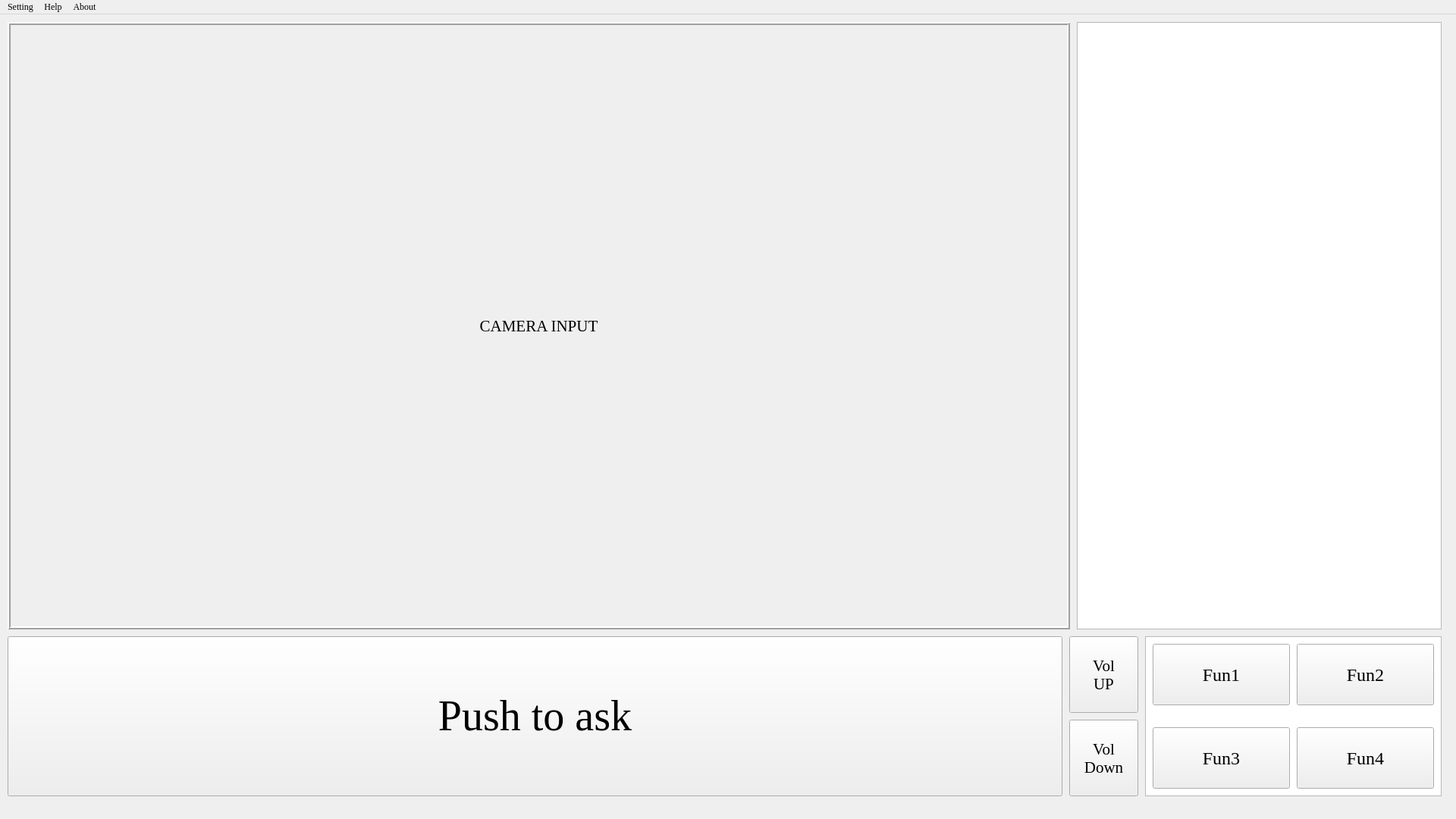
<?xml version="1.0" encoding="UTF-8"?>
<ui version="4.0">
 <class>MainWindow</class>
 <widget class="QMainWindow" name="MainWindow">
  <property name="geometry">
   <rect>
    <x>0</x>
    <y>0</y>
    <width>1920</width>
    <height>1080</height>
   </rect>
  </property>
  <property name="minimumSize">
   <size>
    <width>1920</width>
    <height>1080</height>
   </size>
  </property>
  <property name="maximumSize">
   <size>
    <width>1920</width>
    <height>1080</height>
   </size>
  </property>
  <property name="font">
   <font>
    <family>Times New Roman</family>
   </font>
  </property>
  <property name="windowTitle">
   <string>BU ENG EC601 A1_18 VQA</string>
  </property>
  <property name="autoFillBackground">
   <bool>true</bool>
  </property>
  <widget class="QWidget" name="centralwidget">
   <widget class="QLabel" name="label_display">
    <property name="geometry">
     <rect>
      <x>10</x>
      <y>10</y>
      <width>1401</width>
      <height>801</height>
     </rect>
    </property>
    <property name="font">
     <font>
      <pointsize>16</pointsize>
     </font>
    </property>
    <property name="frameShape">
     <enum>QFrame::Box</enum>
    </property>
    <property name="frameShadow">
     <enum>QFrame::Raised</enum>
    </property>
    <property name="lineWidth">
     <number>2</number>
    </property>
    <property name="text">
     <string>CAMERA INPUT</string>
    </property>
    <property name="alignment">
     <set>Qt::AlignCenter</set>
    </property>
   </widget>
   <widget class="QTextEdit" name="txt_log">
    <property name="geometry">
     <rect>
      <x>1420</x>
      <y>10</y>
      <width>481</width>
      <height>801</height>
     </rect>
    </property>
    <property name="font">
     <font>
      <pointsize>12</pointsize>
     </font>
    </property>
    <property name="readOnly">
     <bool>true</bool>
    </property>
   </widget>
   <widget class="QPushButton" name="btn_listen">
    <property name="geometry">
     <rect>
      <x>10</x>
      <y>820</y>
      <width>1391</width>
      <height>211</height>
     </rect>
    </property>
    <property name="font">
     <font>
      <family>Times New Roman</family>
      <pointsize>42</pointsize>
      <weight>50</weight>
      <italic>false</italic>
      <bold>false</bold>
     </font>
    </property>
    <property name="text">
     <string>Push to ask</string>
    </property>
   </widget>
   <widget class="QPushButton" name="vol_down">
    <property name="geometry">
     <rect>
      <x>1410</x>
      <y>930</y>
      <width>91</width>
      <height>101</height>
     </rect>
    </property>
    <property name="font">
     <font>
      <family>Times New Roman</family>
      <pointsize>16</pointsize>
     </font>
    </property>
    <property name="text">
     <string>Vol
Down</string>
    </property>
   </widget>
   <widget class="QPushButton" name="vol_up">
    <property name="geometry">
     <rect>
      <x>1410</x>
      <y>820</y>
      <width>91</width>
      <height>101</height>
     </rect>
    </property>
    <property name="font">
     <font>
      <family>Times New Roman</family>
      <pointsize>16</pointsize>
     </font>
    </property>
    <property name="text">
     <string>Vol
UP</string>
    </property>
   </widget>
   <widget class="QTableView" name="tableView">
    <property name="geometry">
     <rect>
      <x>1510</x>
      <y>820</y>
      <width>391</width>
      <height>211</height>
     </rect>
    </property>
    <property name="font">
     <font>
      <family>Times New Roman</family>
      <pointsize>16</pointsize>
     </font>
    </property>
   </widget>
   <widget class="QPushButton" name="freq_func1">
    <property name="geometry">
     <rect>
      <x>1520</x>
      <y>830</y>
      <width>181</width>
      <height>81</height>
     </rect>
    </property>
    <property name="font">
     <font>
      <pointsize>18</pointsize>
     </font>
    </property>
    <property name="text">
     <string>Fun1</string>
    </property>
   </widget>
   <widget class="QPushButton" name="freq_func3">
    <property name="geometry">
     <rect>
      <x>1520</x>
      <y>940</y>
      <width>181</width>
      <height>81</height>
     </rect>
    </property>
    <property name="font">
     <font>
      <pointsize>18</pointsize>
     </font>
    </property>
    <property name="text">
     <string>Fun3</string>
    </property>
   </widget>
   <widget class="QPushButton" name="freq_func2">
    <property name="geometry">
     <rect>
      <x>1710</x>
      <y>830</y>
      <width>181</width>
      <height>81</height>
     </rect>
    </property>
    <property name="font">
     <font>
      <pointsize>18</pointsize>
     </font>
    </property>
    <property name="text">
     <string>Fun2</string>
    </property>
   </widget>
   <widget class="QPushButton" name="freq_func4">
    <property name="geometry">
     <rect>
      <x>1710</x>
      <y>940</y>
      <width>181</width>
      <height>81</height>
     </rect>
    </property>
    <property name="font">
     <font>
      <pointsize>18</pointsize>
     </font>
    </property>
    <property name="text">
     <string>Fun4</string>
    </property>
   </widget>
  </widget>
  <widget class="QMenuBar" name="menubar">
   <property name="geometry">
    <rect>
     <x>0</x>
     <y>0</y>
     <width>1920</width>
     <height>18</height>
    </rect>
   </property>
   <widget class="QMenu" name="menuHelp">
    <property name="title">
     <string>Help</string>
    </property>
    <addaction name="actionInstruction"/>
    <addaction name="actionContact_for_help"/>
   </widget>
   <widget class="QMenu" name="menuabout">
    <property name="title">
     <string>About</string>
    </property>
    <addaction name="actionCopyRight"/>
   </widget>
   <widget class="QMenu" name="menuSetting">
    <property name="title">
     <string>Setting</string>
    </property>
    <addaction name="actionVolumn_UP"/>
    <addaction name="actionVolumn_Down"/>
    <addaction name="separator"/>
    <addaction name="actionCAM_0"/>
    <addaction name="actionCAM_1"/>
    <addaction name="actionCAM_2"/>
    <addaction name="separator"/>
    <addaction name="actionVoice_1"/>
    <addaction name="actionVoice_2"/>
   </widget>
   <addaction name="menuSetting"/>
   <addaction name="menuHelp"/>
   <addaction name="menuabout"/>
  </widget>
  <action name="actionCAM_0">
   <property name="text">
    <string>CAM_0</string>
   </property>
  </action>
  <action name="actionCAM_1">
   <property name="text">
    <string>CAM_1</string>
   </property>
  </action>
  <action name="actionCAM_2">
   <property name="text">
    <string>CAM_2</string>
   </property>
  </action>
  <action name="action1">
   <property name="text">
    <string>1</string>
   </property>
  </action>
  <action name="actionVolumn_UP">
   <property name="text">
    <string>Volumn UP</string>
   </property>
  </action>
  <action name="actionVolumn_Down">
   <property name="text">
    <string>Volumn Down</string>
   </property>
  </action>
  <action name="actionVoice_1">
   <property name="text">
    <string>Voice 1</string>
   </property>
  </action>
  <action name="actionVoice_2">
   <property name="text">
    <string>Voice 2</string>
   </property>
  </action>
  <action name="actionInstruction">
   <property name="text">
    <string>Guide</string>
   </property>
  </action>
  <action name="actionContact_for_help">
   <property name="text">
    <string>Contact for help</string>
   </property>
  </action>
  <action name="actionCopyRight">
   <property name="text">
    <string>Copyright</string>
   </property>
  </action>
 </widget>
 <resources/>
 <connections/>
</ui>
